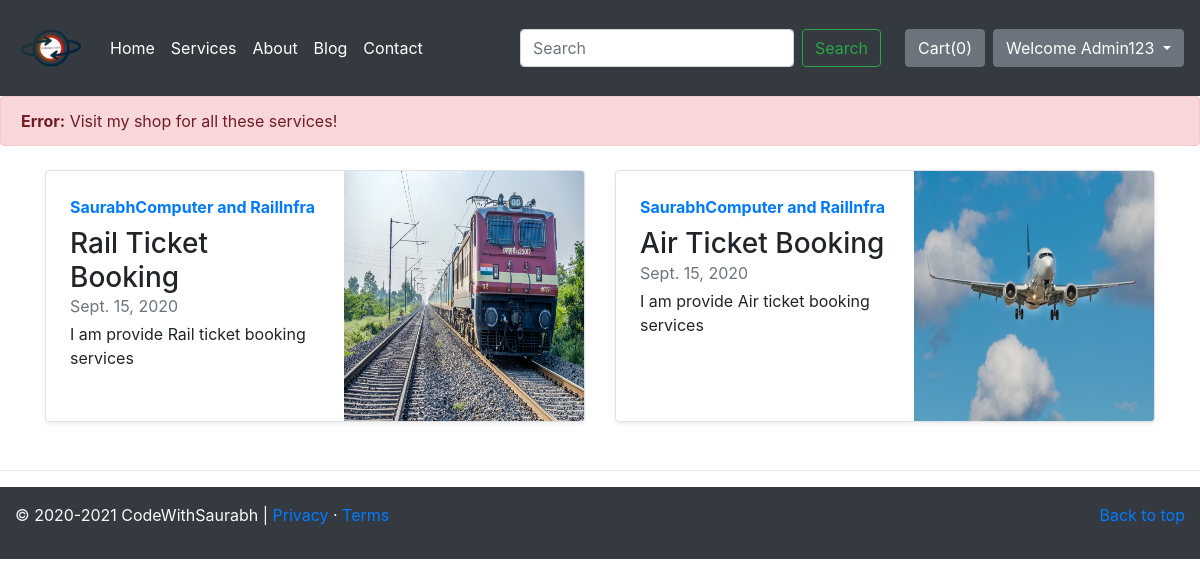
Page /services (signed in) on the committed database.
### SaurabhComputerApp/models.py (models this page shows, shortened)
class Services(models.Model):
    services_id = models.AutoField(primary_key=True)
    title = models.CharField(max_length=50)
    head1 = models.CharField(max_length=500, default="")
    chead1 = models.CharField(max_length=5000, default="")
    head2 = models.CharField(max_length=500, default="")
    chead2 = models.CharField(max_length=5000, default="")
    pub_date = models.DateField()
    thumbnail = models.ImageField(upload_to='shop/images', default="")

### SaurabhComputerApp/views.py (the view)
# urls.py: path('services', views.services, name='Services'),
def services(request):
    post = Services.objects.all()
    if request.user.is_anonymous:
        messages.error(request,"Please Login the site!")
        return redirect('/')
    return render(request,'services.html', {'post':post})

### Templates/services.html (shortened to what this page needs)
{% extends 'base.html' %}
{% block body %}
<div class="alert alert-danger" role="alert">
  <b>Error:</b> Visit my shop for all these services!
</div>
<div class="container mt-4">
<div class="row my-2">
{% for item in post%}
    <div class="col-md-6">
      <div class="row no-gutters border rounded overflow-hidden flex-md-row mb-4 shadow-sm h-md-250 position-relative">
        <div class="col p-4 d-flex flex-column position-static">
          <strong class="d-inline-block mb-2 text-primary">{{item.title}}</strong>
          <h3 class="mb-0">{{item.head1}}</h3>
          <div class="mb-1 text-muted">{{item.pub_date}}</div>
          <p class="card-text mb-auto">{{item.chead1}}</p>
        </div>
        <div class="col-auto d-none d-lg-block">
          <img src="/media/{{item.thumbnail}}" class="bd-placeholder-img" width="240" height="250" aria-label="Placeholder: Thumbnail/">
        </div>
      </div>
    </div>
    {% if forloop.counter|divisibleby:2 %}
  </div><div class="row my-2">
   {% endif %}
{% endfor %}
</div>
</div>
{% endblock body %}

### Templates/base.html (shortened to what this page needs)
{% load static %}
<!doctype html>
<html lang="en">
  <head>
   <link rel="stylesheet" href="https://stackpath.bootstrapcdn.com/bootstrap/4.2.1/css/bootstrap.min.css">
</head>
<body>
<nav class="navbar navbar-expand-lg navbar-dark bg-dark">
  <a class="navbar-brand" href="/"><img src="/static/img/logo.png" class="rounded-circle" style="width: 70px;"></a>
  <div class="collapse navbar-collapse" id="navbarSupportedContent">
    <ul class="navbar-nav mr-auto">
      <li class="nav-item active">
        <a class="nav-link text-white" href="/home">Home <span class="sr-only">(current)</span></a>
      </li>
      <li class="nav-item text-white">
        <a class="nav-link text-white" href="/services">Services</a>
      </li>
      <li class="nav-item text-white">
        <a class="nav-link text-white" href="/about">About</a>
      </li>
      <li class="nav-item">
        <a class="nav-link text-white" href="/blog">Blog</a>
      </li>
      <li class="nav-item">
        <a class="nav-link text-white" href="/contact" tabindex="-1" aria-disabled="true">Contact</a>
      </li>
    </ul>
    <form method="get" action="/search" class="form-inline my-2 my-lg-0 mr-3">
      <input class="form-control mr-sm-2" type="search" placeholder="Search" aria-label="Search" name="search" id="search">
      <button class="btn btn-outline-success my-2 my-sm-0" type="submit">Search</button>
    </form>
    <button type="button" class="btn btn-secondary mx-2" id="popc" data-container="body" data-toggle="popover" data-placement="bottom" data-html="true" data-content="Vivamus
     sagittis lacus vel augue laoreet rutrum faucibus.">
    Cart(<span id="C">0</span>)
    </button>
    </div>
      {% if user.is_authenticated %}
        <div class="dropdown">
        <button class="btn btn-secondary dropdown-toggle" type="button" id="dropdownMenuButton" data-toggle="dropdown" aria-haspopup="true" aria-expanded="false">
        Welcome {{request.user}}
        </button>
        </div>
      {% else %}
        <button class="btn btn-outline-success mr-2 my-sm-0" type="submit" data-toggle="modal"
          data-target="#register">Register</button>
        <button class="btn btn-outline-success mr-2 my-sm-0" type="submit" data-toggle="modal"
        data-target="#login">Login</button>
      {% endif %}
</nav>
{% block body %} {% endblock body %}
<hr>
<footer class="container-fluid bg-dark my-0 py-3 text-light">
    <p class="float-right"><a href="#">Back to top</a></p>
    <p>&copy; 2020-2021 CodeWithSaurabh | <a href="#">Privacy</a> · <a href="#">Terms</a></p>
</footer>
</body>
</html>

### rows in the picture
Services: title "SaurabhComputer and RailInfra", head1 "Rail Ticket Booking", pub_date "Sept. 15, 2020", chead1 "I am provide Rail ticket booking services", thumbnail (picture)
Services: title "SaurabhComputer and RailInfra", head1 "Air Ticket Booking", pub_date "Sept. 15, 2020", chead1 "I am provide Air ticket booking services", thumbnail (picture)

### other values in the picture
{{ request.user }} "Admin123"
